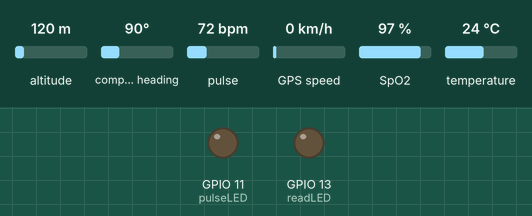
Simulated run of this sketch. Board: ESP32-S3. Parts: output pins drawn as LEDs (lit = HIGH). The test bench sets the inputs (shaded band); at power-on: altitude 120 m, compass heading 90°, pulse 72 bpm, GPS speed 0 km/h, SpO2 97 %, temperature 24 °C. The GPS gets a fix after 3 s at 37.7749, -122.4194 with 8 satellites; what the sketch prints to the serial monitor is not drawn.

Above: at 0.05 s.
Timing chart, 0 to 3.0 s (numbered marks = the images above):
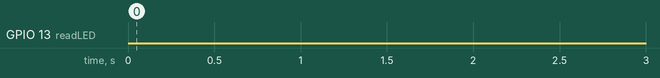

The sketch:

Esp32_with_pulse_sensor_temp_gps.ino
```cpp
#include <TinyGPS++.h>
#include <SoftwareSerial.h>
#include <Wire.h>
#include "MAX30105.h"
#include "spo2_algorithm.h"
#include <WiFi.h>

MAX30105 particleSensor;

#define MAX_BRIGHTNESS 255
const char *SSID = "your_wifi_ssid";
const char *PWD = "wifi_pwd";


static const int RXPin = 16, TXPin = 17; //pins 3 and 4
static const uint32_t GPSBaud = 4800;
TinyGPSPlus gps;

SoftwareSerial ss(RXPin, TXPin);
uint32_t irBuffer[100]; //infrared LED sensor data
uint32_t redBuffer[100];  //red LED sensor data


int32_t bufferLength; //data length
int32_t spo2; //SPO2 value
int8_t validSPO2; //indicator to show if the SPO2 calculation is valid
int32_t heartRate; //heart rate value
int8_t validHeartRate; //indicator to show if the heart rate calculation is valid

byte pulseLED = 11; //Must be on PWM pin
byte readLED = 13; //Blinks with each data read

// last time SSE
long last_sse = 0;
void setup()
{
  Serial.begin(115200); // initialize serial communication at 115200 bits per second:

  ss.begin(GPSBaud);
  pinMode(pulseLED, OUTPUT);
  pinMode(readLED, OUTPUT);

  // Initialize sensor
  if (!particleSensor.begin(Wire, I2C_SPEED_FAST)) //Use default I2C port, 400kHz speed
  {
    Serial.println(F("MAX30105 was not found. Please check wiring/power."));
    while (1);
  }
  particleSensor.enableDIETEMPRDY();
  Serial.println(F("Attach sensor to finger with rubber band. "));

  Serial.read();

  byte ledBrightness = 60; //Options: 0=Off to 255=50mA
  byte sampleAverage = 4; //Options: 1, 2, 4, 8, 16, 32
  byte ledMode = 2; //Options: 1 = Red only, 2 = Red + IR, 3 = Red + IR + Green
  byte sampleRate = 100; //Options: 50, 100, 200, 400, 800, 1000, 1600, 3200
  int pulseWidth = 411; //Options: 69, 118, 215, 411
  int adcRange = 4096; //Options: 2048, 4096, 8192, 16384

  particleSensor.setup(ledBrightness, sampleAverage, ledMode, sampleRate, pulseWidth, adcRange); //Configure sensor with these settings
}

void loop()
{ {
  // This sketch displays information every time a new sentence is correctly encoded.
  while (ss.available() > 0)
    if (gps.encode(ss.read()))
      displayInfo();

  if (millis() > 5000 && gps.charsProcessed() < 10)
  {
    Serial.println(F("No GPS detected: check wiring."));
    while(true);
  }
}

  float temperature = particleSensor.readTemperature();
  Serial.print("temperatureC=");
  Serial.print(temperature, 4);
  bufferLength = 100; //buffer length of 100 stores 4 seconds of samples running at 25sps

  //read the first 100 samples, and determine the signal range
  for (byte i = 0 ; i < bufferLength ; i++)
  {
    while (particleSensor.available() == false) //do we have new data?
      particleSensor.check(); //Check the sensor for new data

    redBuffer[i] = particleSensor.getRed();
    irBuffer[i] = particleSensor.getIR();
    particleSensor.nextSample(); //We're finished with this sample so move to next sample

    Serial.print(F("red="));
    Serial.print(redBuffer[i], DEC);
    Serial.print(F(", ir="));
    Serial.println(irBuffer[i], DEC);
  }

  //calculate heart rate and SpO2 after first 100 samples (first 4 seconds of samples)
  maxim_heart_rate_and_oxygen_saturation(irBuffer, bufferLength, redBuffer, &spo2, &validSPO2, &heartRate, &validHeartRate);

  //Continuously taking samples from MAX30102.  Heart rate and SpO2 are calculated every 1 second
  while (1)
  {
    //dumping the first 25 sets of samples in the memory and shift the last 75 sets of samples to the top
    for (byte i = 25; i < 100; i++)
    {
      redBuffer[i - 25] = redBuffer[i];
      irBuffer[i - 25] = irBuffer[i];
    }

    //take 25 sets of samples before calculating the heart rate.
    for (byte i = 75; i < 100; i++)
    {
      while (particleSensor.available() == false) //do we have new data?
        particleSensor.check(); //Check the sensor for new data

      digitalWrite(readLED, !digitalRead(readLED)); //Blink onboard LED with every data read

      redBuffer[i] = particleSensor.getRed();
      irBuffer[i] = particleSensor.getIR();
      particleSensor.nextSample(); //We're finished with this sample so move to next sample

      //send samples and calculation result to terminal program through UART
      Serial.print(F("red="));
      Serial.print(redBuffer[i], DEC);
      Serial.print(F(", ir="));
      Serial.print(irBuffer[i], DEC);

      Serial.print(F(", HR="));
      Serial.print(heartRate, DEC);

      Serial.print(F(", HRvalid="));
      Serial.print(validHeartRate, DEC);

      Serial.print(F(", SPO2="));
      Serial.print(spo2, DEC);

      Serial.print(F(", SPO2Valid="));
      Serial.println(validSPO2, DEC);
    }

    //After gathering 25 new samples recalculate HR and SP02
    maxim_heart_rate_and_oxygen_saturation(irBuffer, bufferLength, redBuffer, &spo2, &validSPO2, &heartRate, &validHeartRate);
  }
}

void displayInfo()
{
  Serial.print(F("Location: "));
  if (gps.location.isValid())
  {
    Serial.print(gps.location.lat(), 6);
    Serial.print(F(","));
    Serial.print(gps.location.lng(), 6);
  }
  else
  {
    Serial.print(F("INVALID"));
  }

  Serial.print(F("  Date/Time: "));
  if (gps.date.isValid())
  {
    Serial.print(gps.date.month());
    Serial.print(F("/"));
    Serial.print(gps.date.day());
    Serial.print(F("/"));
    Serial.print(gps.date.year());
  }
  else
  {
    Serial.print(F("INVALID"));
  }

  Serial.print(F(" "));
  if (gps.time.isValid())
  {
    if (gps.time.hour() < 10) Serial.print(F("0"));
    Serial.print(gps.time.hour());
    Serial.print(F(":"));
    if (gps.time.minute() < 10) Serial.print(F("0"));
    Serial.print(gps.time.minute());
    Serial.print(F(":"));
    if (gps.time.second() < 10) Serial.print(F("0"));
    Serial.print(gps.time.second());
    Serial.print(F("."));
    if (gps.time.centisecond() < 10) Serial.print(F("0"));
    Serial.print(gps.time.centisecond());
  }
  else
  {
    Serial.print(F("INVALID"));
  }

  Serial.println();
}
```
